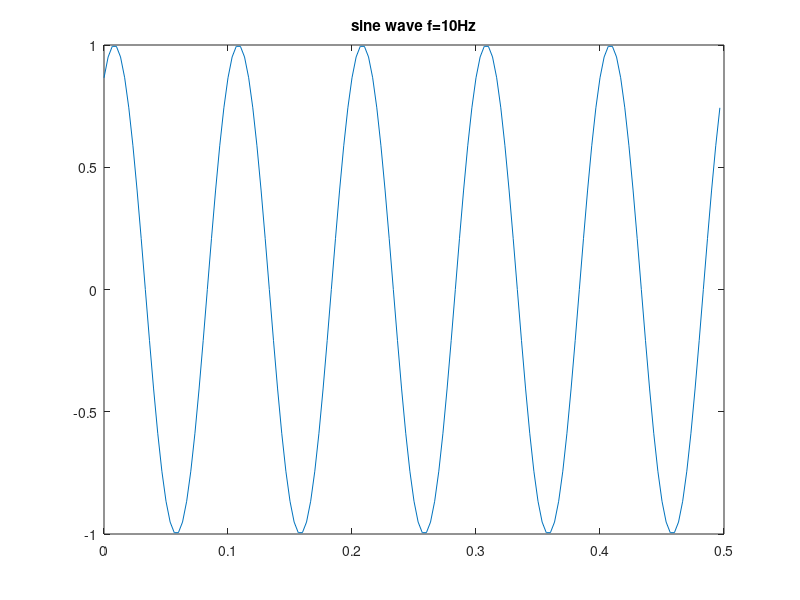

Here is the MATLAB script that generated this plot:
f=10; %frequency of sinewave
overSampRate=30; %sampling rate
fs=overSampRate*f; %sampling frequency
phase = 1/3 * pi;
nCycl = 5; %to generate five cycles of sine wave
t = 0:1/fs:nCycl*1/f-1/fs; %time base

g = sin(2*pi*f*t+phase);
plot(t,g); title(['sine wave f=', num2str(f), 'Hz']);